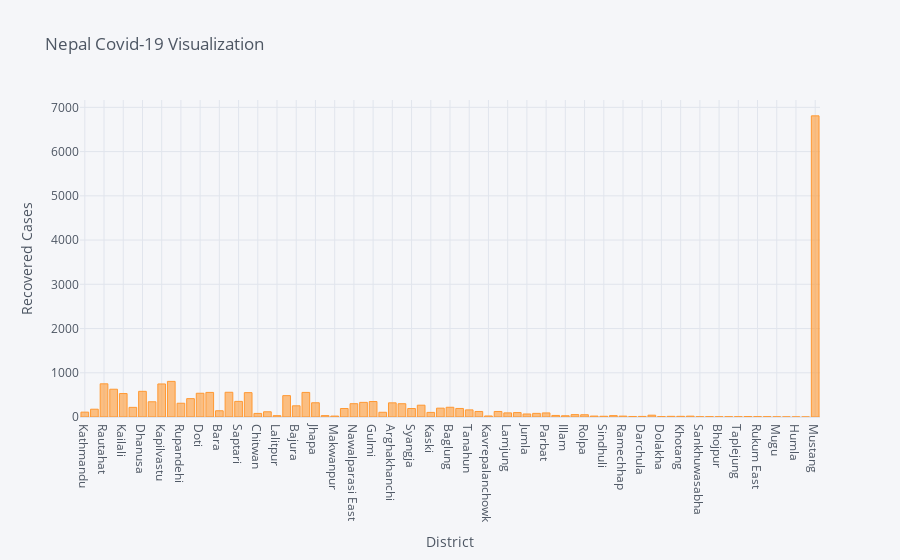

Notebook cell for this chart:
### Code cell
# Plotly Visualization
### Bar Graph visualization on the basis of Recovered Cases
dataset.iplot(kind = "bar", title = "Nepal Covid-19 Visualization", xTitle = "District", yTitle = "Recovered Cases", x = "District", y = "Recovereds")

### Figure 1 — Plotly figure (JSON) as saved in the notebook; plotly's stock layout.template omitted (floating-point values rounded to 4 significant figures)
{"data": [{"marker": {"color": "rgba(255, 153, 51, 0.6)", "line": {"color": "rgba(255, 153, 51, 1.0)", "width": 1}}, "name": "Recovereds", "orientation": "v", "text": "", "type": "bar", "x": ["Kathmandu", "Parsa", "Rautahat", "Sarlahi", "Kailali", "Morang", "Dhanusa", "Mahottari", "Kapilvastu", "Dailekh", "Rupandehi", "Banke", "Doti", "Achham", "Bara", "Dang", "Saptari", "Surkhet", "Chitwan", "Sunsari", "Lalitpur", "Kanchanpur", "Bajura", "Palpa", "Jhapa", "Bhaktapur", "Makwanpur", "Siraha", "Nawalparasi East", "Pyuthan", "Gulmi", "Bajhang", "Arghakhanchi", "Baitadi", "Syangja", "Dadeldhura", "Kaski", "Bardiya", "Baglung", "Salyan", "Tanahun", "Nawalparasi West", "Kavrepalanchowk", "Dhading", "Lamjung", "Gorkha", "Jumla", "Udayapur", "Parbat", "Sindhupalchowk", "Illam", "Kalikot", "Rolpa", "Nuwakot", "Sindhuli", "Rukum West", "Ramechhap", "Jajarkot", "Darchula", "Myagdi", "Dolakha", "Dhankuta", "Khotang", "Okhaldhunga", "Sankhuwasabha", "Terhathum", "Bhojpur", "Panchthar", "Taplejung", "Rasuwa", "Rukum East", "Solukhumbu", "Mugu", "Dolpa", "Humla", "Manang", "Mustang"], "y": [110, 176, 750, 628, 530, 218, 580, 344, 747, 805, 311, 415, 537, 556, 141, 559, 353, 551, 81, 118, 30, 483, 253, 556, 322, 31, 21, 192, 301, 331, 350, 107, 320, 300, 192, 267, 104, 200, 220, 193, 161, 125, 23, 125, 93, 100, 68, 82, 92, 35, 28, 54, 51, 21, 17, 31, 20, 12, 13, 41, 9, 15, 15, 19, 6, 8, 6, 7, 7, 11, 8, 7, 4, 2, 2, 1, 6808]}], "layout": {"legend": {"bgcolor": "#F5F6F9", "font": {"color": "#4D5663"}}, "paper_bgcolor": "#F5F6F9", "plot_bgcolor": "#F5F6F9", "title": {"font": {"color": "#4D5663"}, "text": "Nepal Covid-19 Visualization"}, "xaxis": {"gridcolor": "#E1E5ED", "showgrid": true, "tickfont": {"color": "#4D5663"}, "title": {"font": {"color": "#4D5663"}, "text": "District"}, "zerolinecolor": "#E1E5ED"}, "yaxis": {"gridcolor": "#E1E5ED", "showgrid": true, "tickfont": {"color": "#4D5663"}, "title": {"font": {"color": "#4D5663"}, "text": "Recovered Cases"}, "zerolinecolor": "#E1E5ED"}}}
